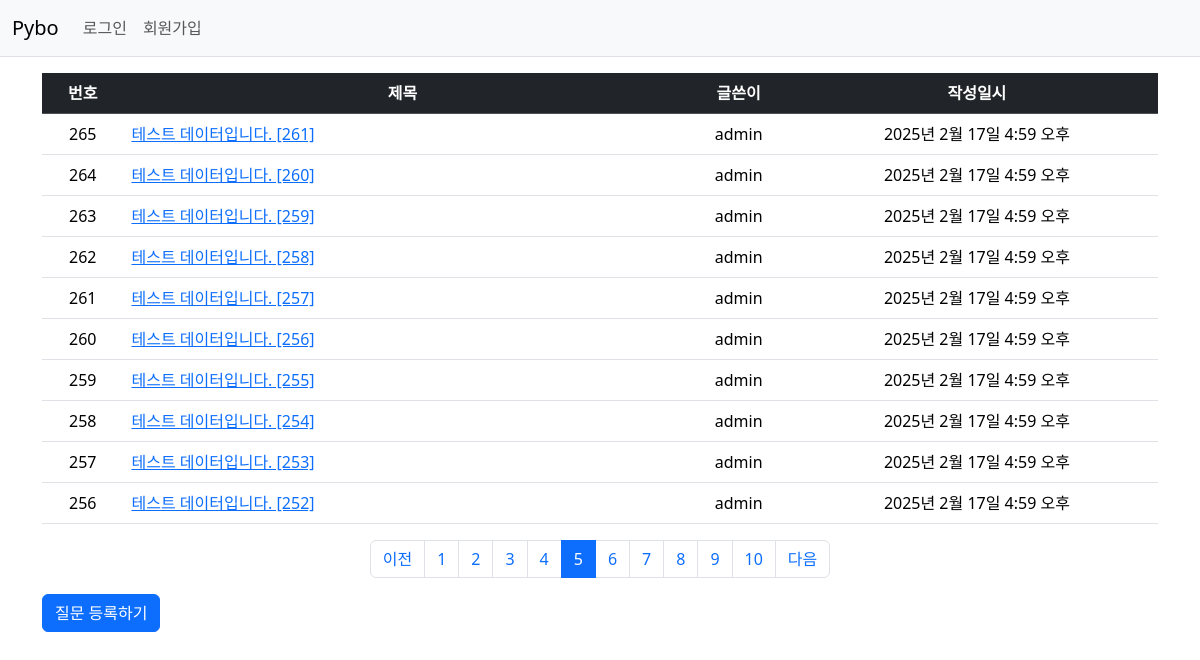
The app's page /?page=5 with its own data.
### pybo/models.py (models this page shows, shortened)
class Question(models.Model):
    author = models.ForeignKey(User, on_delete=models.CASCADE)
    subject = models.CharField(max_length=200)
    content = models.TextField()
    create_date = models.DateTimeField()
    modify_date = models.DateTimeField(null=True, blank=True)

### pybo/views.py (the view)
# urls.py: path('', views.index, name='index'),  # '/'에 해당하는 path
def index(request):
    page = request.GET.get('page', '1')  # 페이지
    question_list = Question.objects.order_by('-create_date')
    paginator = Paginator(question_list, 10)  # 페이지당 10개씩 보여주기
    page_obj = paginator.get_page(page)
    context = {'question_list': page_obj}
    return render(request, 'pybo/question_list.html', context)

### pybo/templatetags/pybo_filter.py (called while the page is built)
@register.filter
def sub(value, arg):
    return value - arg

### templates/pybo/question_list.html (shortened to what this page needs)
{% extends 'base.html' %}
{% load pybo_filter %}  #pybo_filter.py 로드
{% block content %}
<div class="container my-3">
    <table class="table">
        <thead>
        <tr class="table-dark text-center">
            <th>번호</th>
            <th style="width:50%">제목</th>
            <th>글쓴이</th>
            <th>작성일시</th>
        </tr>
        </thead>
        <tbody>
        {% if question_list %}
        {% for question in question_list %}
        <tr class="text-center">
            <td>
                {{ question_list.paginator.count|sub:question_list.start_index|sub:forloop.counter0|add:1 }}
            </td>
            <td class="text-start">
                <a href="{% url 'pybo:detail' question.id %}">{{ question.subject }}</a>
            </td>
            <td>{{ question.author.username }}</td>
            <td>{{ question.create_date }}</td>
        </tr>
        {% endfor %}
        {% else %}
        <tr>
            <td colspan="4">질문이 없습니다.</td>
        </tr>
        {% endif %}
        </tbody>
    </table>
    <ul class="pagination justify-content-center">
        {% if question_list.has_previous %}
        <li class="page-item">
            <a class="page-link" href="?page={{ question_list.previous_page_number }}">이전</a>
        </li>
        {% else %}
        <li class="page-item disabled">
            <a class="page-link" tabindex="-1" aria-disabled="true" href="#">이전</a>
        </li>
        {% endif %}
        {% for page_number in question_list.paginator.page_range %}
        {% if page_number >= question_list.number|add:-5 and page_number <= question_list.number|add:5 %}
        {% if page_number == question_list.number %}
        <li class="page-item active" aria-current="page">
            <a class="page-link" href="?page={{ page_number }}">{{ page_number }}</a>
        </li>
        {% else %}
        <li class="page-item">
            <a class="page-link" href="?page={{ page_number }}">{{ page_number }}</a>
        </li>
        {% endif %}
        {% endif %}
        {% endfor %}
        {% if question_list.has_next %}
        <li class="page-item">
            <a class="page-link" href="?page={{ question_list.next_page_number }}">다음</a>
        </li>
        {% else %}
        <li class="page-item disabled">
            <a class="page-link" tabindex="-1" aria-disabled="true" href="#">다음</a>
        </li>
        {% endif %}
    </ul>
    <a href="{% url 'pybo:question_create' %}" class="btn btn-primary"> 질문 등록하기</a>
</div>
{% endblock %}

### records on screen
Question: paginator.count|sub "265", subject "테스트 데이터입니다. [261]", author.username "admin", create_date "2025년 2월 17일 4:59 오후"
Question: paginator.count|sub "264", subject "테스트 데이터입니다. [260]", author.username "admin", create_date "2025년 2월 17일 4:59 오후"
Question: paginator.count|sub "263", subject "테스트 데이터입니다. [259]", author.username "admin", create_date "2025년 2월 17일 4:59 오후"
Question: paginator.count|sub "262", subject "테스트 데이터입니다. [258]", author.username "admin", create_date "2025년 2월 17일 4:59 오후"
Question: paginator.count|sub "261", subject "테스트 데이터입니다. [257]", author.username "admin", create_date "2025년 2월 17일 4:59 오후"
Question: paginator.count|sub "260", subject "테스트 데이터입니다. [256]", author.username "admin", create_date "2025년 2월 17일 4:59 오후"
Question: paginator.count|sub "259", subject "테스트 데이터입니다. [255]", author.username "admin", create_date "2025년 2월 17일 4:59 오후"
Question: paginator.count|sub "258", subject "테스트 데이터입니다. [254]", author.username "admin", create_date "2025년 2월 17일 4:59 오후"
Question: paginator.count|sub "257", subject "테스트 데이터입니다. [253]", author.username "admin", create_date "2025년 2월 17일 4:59 오후"
Question: paginator.count|sub "256", subject "테스트 데이터입니다. [252]", author.username "admin", create_date "2025년 2월 17일 4:59 오후"

### other values on screen
{{ page_number }} "1" "2" "3" "4" "6" "7" "8" "9" "10"
{{ page_number }} "5"
